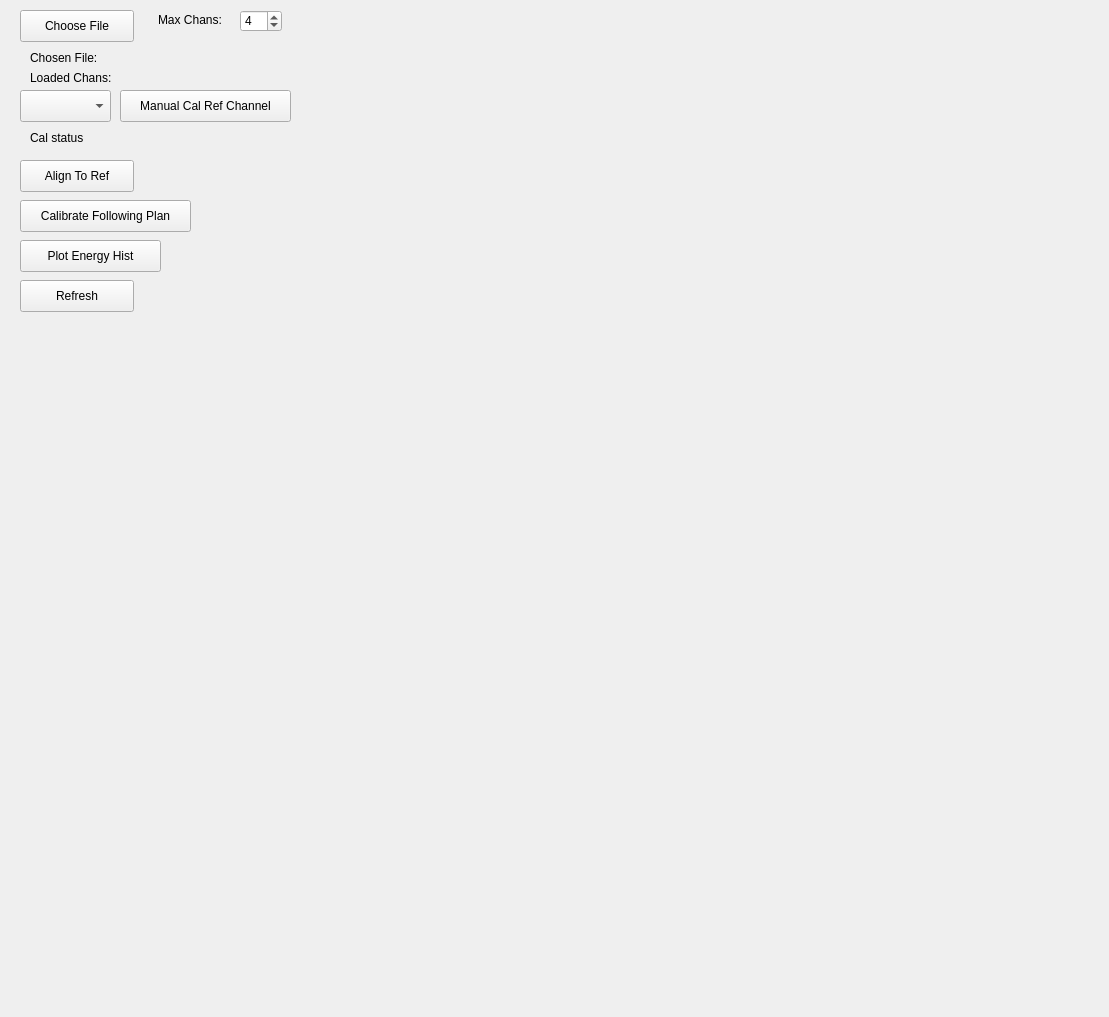
<?xml version="1.0" encoding="UTF-8"?>
<ui version="4.0">
 <class>Form</class>
 <widget class="QWidget" name="Form">
  <property name="geometry">
   <rect>
    <x>0</x>
    <y>0</y>
    <width>1109</width>
    <height>1017</height>
   </rect>
  </property>
  <property name="windowTitle">
   <string>Form</string>
  </property>
  <widget class="QPushButton" name="pushButton_chooseFile">
   <property name="geometry">
    <rect>
     <x>20</x>
     <y>10</y>
     <width>114</width>
     <height>32</height>
    </rect>
   </property>
   <property name="text">
    <string>Choose File</string>
   </property>
  </widget>
  <widget class="QLabel" name="label_chosenFile">
   <property name="geometry">
    <rect>
     <x>30</x>
     <y>50</y>
     <width>181</width>
     <height>16</height>
    </rect>
   </property>
   <property name="text">
    <string>Chosen File:</string>
   </property>
  </widget>
  <widget class="QSpinBox" name="spinBox_maxChans">
   <property name="geometry">
    <rect>
     <x>240</x>
     <y>10</y>
     <width>42</width>
     <height>22</height>
    </rect>
   </property>
   <property name="minimum">
    <number>1</number>
   </property>
   <property name="maximum">
    <number>240</number>
   </property>
   <property name="value">
    <number>4</number>
   </property>
  </widget>
  <widget class="QLabel" name="label_2">
   <property name="geometry">
    <rect>
     <x>158</x>
     <y>10</y>
     <width>71</width>
     <height>20</height>
    </rect>
   </property>
   <property name="text">
    <string>Max Chans:</string>
   </property>
  </widget>
  <widget class="QLabel" name="label_loadedChans">
   <property name="geometry">
    <rect>
     <x>30</x>
     <y>70</y>
     <width>191</width>
     <height>16</height>
    </rect>
   </property>
   <property name="text">
    <string>Loaded Chans:</string>
   </property>
  </widget>
  <widget class="QLabel" name="label_calStatus">
   <property name="geometry">
    <rect>
     <x>30</x>
     <y>130</y>
     <width>301</width>
     <height>16</height>
    </rect>
   </property>
   <property name="text">
    <string>Cal status</string>
   </property>
  </widget>
  <widget class="QComboBox" name="comboBox_refChannel">
   <property name="geometry">
    <rect>
     <x>20</x>
     <y>90</y>
     <width>91</width>
     <height>32</height>
    </rect>
   </property>
  </widget>
  <widget class="QPushButton" name="pushButton_manualCal">
   <property name="geometry">
    <rect>
     <x>120</x>
     <y>90</y>
     <width>171</width>
     <height>32</height>
    </rect>
   </property>
   <property name="text">
    <string>Manual Cal Ref Channel</string>
   </property>
  </widget>
  <widget class="QPushButton" name="pushButton_align">
   <property name="geometry">
    <rect>
     <x>20</x>
     <y>160</y>
     <width>114</width>
     <height>32</height>
    </rect>
   </property>
   <property name="text">
    <string>Align To Ref</string>
   </property>
  </widget>
  <widget class="QPushButton" name="pushButton_calibrate">
   <property name="geometry">
    <rect>
     <x>20</x>
     <y>200</y>
     <width>171</width>
     <height>32</height>
    </rect>
   </property>
   <property name="text">
    <string>Calibrate Following Plan</string>
   </property>
  </widget>
  <widget class="QPushButton" name="pushButton_plotEnergy">
   <property name="geometry">
    <rect>
     <x>20</x>
     <y>240</y>
     <width>141</width>
     <height>32</height>
    </rect>
   </property>
   <property name="text">
    <string>Plot Energy Hist</string>
   </property>
  </widget>
  <widget class="QPushButton" name="pushButton_refresh">
   <property name="geometry">
    <rect>
     <x>20</x>
     <y>280</y>
     <width>114</width>
     <height>32</height>
    </rect>
   </property>
   <property name="text">
    <string>Refresh</string>
   </property>
  </widget>
  <widget class="QWidget" name="verticalLayoutWidget">
   <property name="geometry">
    <rect>
     <x>340</x>
     <y>40</y>
     <width>741</width>
     <height>931</height>
    </rect>
   </property>
   <layout class="QVBoxLayout" name="verticalLayout"/>
  </widget>
 </widget>
 <resources/>
 <connections/>
</ui>
